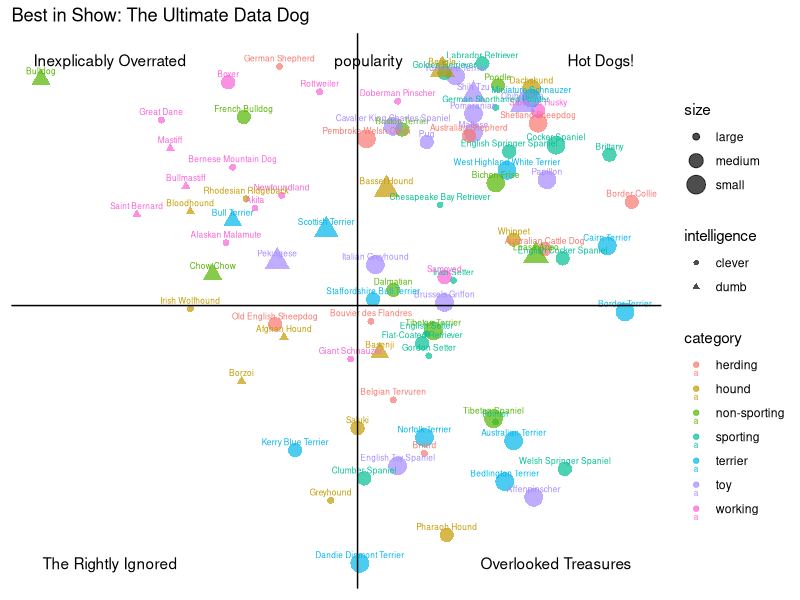

Here is the R script that generated this plot:
## ---- chunk 1
knitr::opts_chunk$set(echo = TRUE,fig.width = 8,fig.height = 8)
## ---- chunk 2
library(dplyr)
library(tidyverse)
library(ggplot2)
best<-readxl::read_xlsx("KIB - Best in Show (public).xlsx",sheet='Best in show')
full<-readxl::read_xlsx("KIB - Best in Show (public).xlsx",sheet='Best in show full sheet')
#extract dog breed, category, datadog score, popularity, intelligence, size
data<-full%>%select(1,3,5,6,11,32)
data<-data[-(1:3),]
names(data)<-c("dog breed","category","score","popularity","intelligence","size")
data<-na.omit(data)
data$category<-as.factor(data$category)
data$size<-as.factor(data$size)
data<- data%>%mutate(score= as.numeric(score), popularity = as.numeric(popularity),intelligence = as.numeric(intelligence))
data <- data %>% mutate(intelligence = ifelse(intelligence<65,"clever","dumb"))
str(data)
## ---- chunk 3
temp<-data%>%filter(`dog breed`=="Staffordshire Bull Terrier")
score_mid= temp$score - 0.07
popularity_mid=temp$popularity +2

plot<-data%>%ggplot(aes(x=score,y=popularity,color=category,shape=intelligence,size=size))+geom_point(alpha=0.7)+geom_text(aes(label=`dog breed`),size=2.1,vjust = 0, nudge_y = 1.6)+scale_y_reverse() +geom_vline(xintercept = score_mid)+geom_hline(yintercept = popularity_mid)+ggtitle("Best in Show: The Ultimate Data Dog")

plot<-plot+theme(axis.ticks= element_blank(),axis.title = element_blank(),axis.text = element_blank(),panel.background = element_blank())

plot+ annotate("text",x=1.3,y=0,label="Inexplicably Overrated")+ annotate("text",x=score_mid+0.05,y=0,label="popularity")+ annotate("text",x=3.5,y=0,label="Hot Dogs!")+annotate("text",x=1.3,y=160,label="The Rightly Ignored")+annotate("text",x=3.3,y=160,label="Overlooked Treasures")


